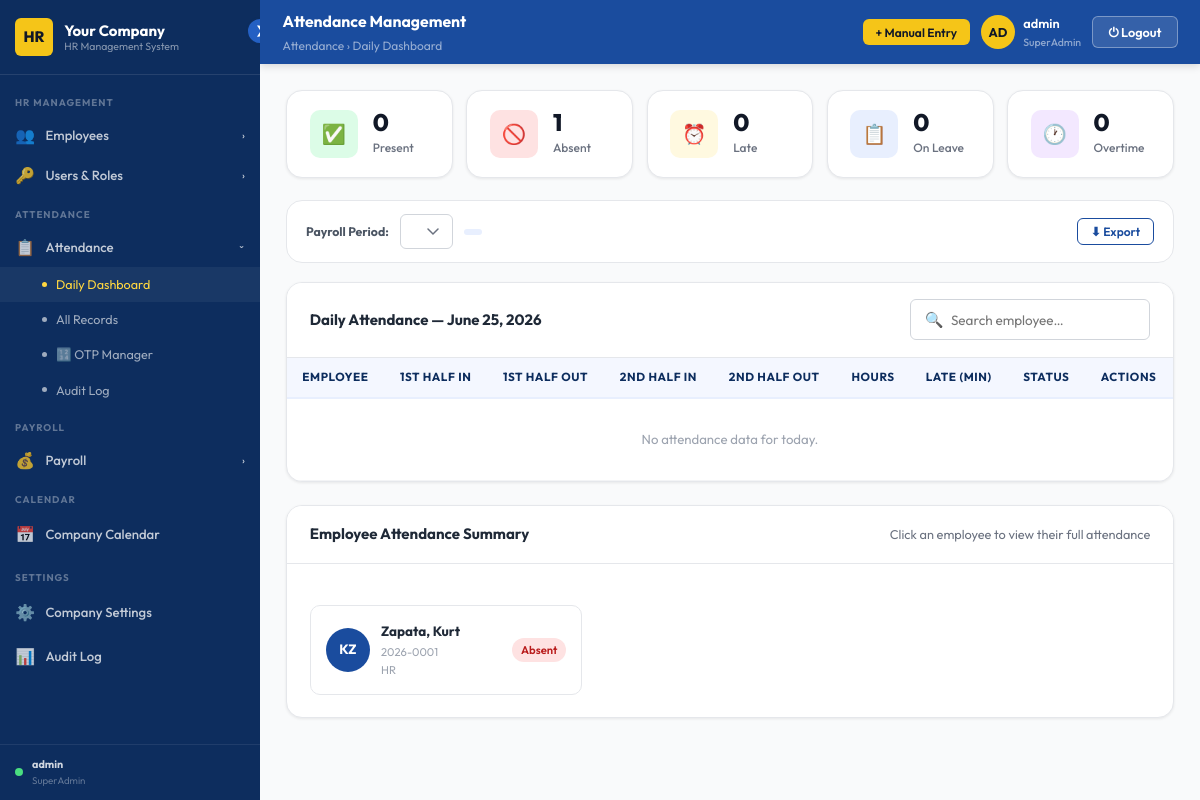
Screenshot of /attendance/admin/ (signed in) with the database file from the repository.
### employees/models.py (models this page shows, shortened)
class Employee(models.Model):
    EMPLOYMENT_TYPES = [('regular', 'Regular'), ('contract', 'Contract')]
    STATUS_CHOICES   = [('active', 'Active'), ('inactive', 'Inactive')]
    GENDER_CHOICES   = [('male', 'Male'), ('female', 'Female'), ('other', 'Other')]
    CIVIL_CHOICES    = [
        ('single', 'Single'), ('married', 'Married'),
        ('widowed', 'Widowed'), ('separated', 'Separated'),
    ]
    employee_code   = models.CharField(max_length=50, unique=True)
    first_name      = models.CharField(max_length=100)
    last_name       = models.CharField(max_length=100)
    email           = models.EmailField(unique=True)
    phone           = models.CharField(max_length=30, blank=True)
    address         = models.TextField(blank=True)
    date_hired      = models.DateField(null=True, blank=True)
    employment_type = models.CharField(max_length=20, choices=EMPLOYMENT_TYPES, default='regular')
    status          = models.CharField(max_length=20, choices=STATUS_CHOICES, default='active')
    department      = models.ForeignKey(Department, on_delete=models.SET_NULL, null=True, blank=True)
    position        = models.ForeignKey(Position, on_delete=models.SET_NULL, null=True, blank=True)
    salary_grade    = models.ForeignKey(SalaryGrade, on_delete=models.SET_NULL, null=True, blank=True)
    created_at      = models.DateTimeField(auto_now_add=True)
    updated_at      = models.DateTimeField(auto_now=True)
    middle_name     = models.CharField(max_length=100, blank=True)
    birthdate       = models.DateField(null=True, blank=True)
    gender          = models.CharField(max_length=10, choices=GENDER_CHOICES, blank=True)
    civil_status    = models.CharField(max_length=15, choices=CIVIL_CHOICES, blank=True)
    nationality     = models.CharField(max_length=60, blank=True, default='Filipino')
    tin_number        = models.CharField(max_length=30, blank=True)
    sss_number        = models.CharField(max_length=30, blank=True)
    philhealth_number = models.CharField(max_length=30, blank=True)
    pagibig_number    = models.CharField(max_length=30, blank=True)
    emergency_contact_name         = models.CharField(max_length=150, blank=True)
    emergency_contact_phone        = models.CharField(max_length=30, blank=True)
    emergency_contact_relationship = models.CharField(max_length=60, blank=True)
    contract_start  = models.DateField(null=True, blank=True)
    contract_end    = models.DateField(null=True, blank=True)

class Department(models.Model):
    name        = models.CharField(max_length=100)
    description = models.TextField(blank=True)
    created_at  = models.DateTimeField(auto_now_add=True)

### attendance/views.py (the view)
# urls.py: path('admin/',              views.attendance_dashboard, name='dashboard'),
@admin_required
def attendance_dashboard(request):
    today          = date.today()
    current_period = PayrollPeriod.objects.filter(status='open').order_by('-start_date').first()
    payroll_periods = PayrollPeriod.objects.order_by('-start_date')[:12]
    daily_attendance = Attendance.objects.filter(date=today)\
                           .select_related('employee__department')\
                           .order_by('employee__last_name')
    employees = Employee.objects.filter(status='active')\
                    .select_related('department').order_by('last_name')
    today_att_map = {a.employee_id: a for a in daily_attendance}
    for emp in employees:
        a = today_att_map.get(emp.id)
        emp.today_status = a.status if a else 'absent'
    present_ids  = daily_attendance.filter(status='present').values_list('employee_id', flat=True)
    late_ids     = daily_attendance.filter(status='late').values_list('employee_id', flat=True)
    absent_count = employees.count() - daily_attendance.count()
    ot_count = Adjustment.objects.filter(
        payroll_period=current_period,
        type='overtime',
        created_at__date=today,
    ).values('employee_id').distinct().count()
    leave_count = Adjustment.objects.filter(
        payroll_period=current_period,
        type='leave',
        created_at__date=today,
    ).values('employee_id').distinct().count()
    stats = {
        'present':  daily_attendance.filter(status='present').count(),
        'absent':   absent_count,
        'late':     daily_attendance.filter(status='late').count(),
        'on_leave': leave_count,
        'overtime': ot_count,
    }
    leave_types = LeaveType.objects.all()
    return render(request, 'hrms/attendance_admin.html', {
        'daily_attendance': daily_attendance,
        'employees':        employees,
        'stats':            stats,
        'today':            today,
        'current_period':   current_period,
        'payroll_periods':  payroll_periods,
        'leave_types':      leave_types,
        **_branding(),
    })

### templates/hrms/attendance_admin.html (shortened to what this page needs)
{% extends "hrms/admin_base.html" %}
{% load static %}
{% block page_title %}Attendance Management{% endblock %}
{% block breadcrumb %}Attendance › Daily Dashboard{% endblock %}
{% block header_actions %}
  <button class="btn btn-gold btn-sm" onclick="openModal('manual-att-modal')">+ Manual Entry</button>
{% endblock %}
{% block content %}
<div id="dashboard-view">
  <div class="att-stats">
    <div class="stat-card">
      <div class="stat-icon green">✅</div>
      <div><div class="stat-num" id="stat-present">{{ stats.present }}</div><div class="stat-label">Present</div></div>
    </div>
    <div class="stat-card">
      <div class="stat-icon red">🚫</div>
      <div><div class="stat-num" id="stat-absent">{{ stats.absent }}</div><div class="stat-label">Absent</div></div>
    </div>
    <div class="stat-card">
      <div class="stat-icon gold">⏰</div>
      <div><div class="stat-num" id="stat-late">{{ stats.late }}</div><div class="stat-label">Late</div></div>
    </div>
    <div class="stat-card">
      <div class="stat-icon blue">📋</div>
      <div><div class="stat-num" id="stat-leave">{{ stats.on_leave }}</div><div class="stat-label">On Leave</div></div>
    </div>
    <div class="stat-card">
      <div class="stat-icon" style="background:#F3E8FF;color:#7E22CE;">🕐</div>
      <div><div class="stat-num" id="stat-ot">{{ stats.overtime }}</div><div class="stat-label">Overtime</div></div>
    </div>
  </div>
  <div class="period-bar">
    <label>Payroll Period:</label>
    <select class="form-control" style="width:auto;" id="period-select" onchange="changePeriod(this.value)">
    </select>
    <span class="badge badge-blue" id="period-status-badge">{{ current_period.status|title }}</span>
    <div style="margin-left:auto;display:flex;gap:.5rem;">
      <button class="btn btn-outline btn-sm" onclick="exportAttendance()">⬇ Export</button>
    </div>
  </div>
  <div class="card" style="margin-bottom:1.5rem;">
    <div class="card-header">
      <h3>Daily Attendance — <span id="daily-date">{{ today|date:"F d, Y" }}</span></h3>
      <div class="search-bar" style="width:240px;">
        <span class="search-icon">🔍</span>
        <input type="text" placeholder="Search employee…" id="daily-search" oninput="filterDaily()">
      </div>
    </div>
    <div class="table-wrap">
      <table class="data-table">
        <thead>
          <tr>
            <th>Employee</th>
            <th>1st Half In</th>
            <th>1st Half Out</th>
            <th>2nd Half In</th>
            <th>2nd Half Out</th>
            <th>Hours</th>
            <th>Late (min)</th>
            <th>Status</th>
            <th>Actions</th>
          </tr>
        </thead>
        <tbody id="daily-tbody">
          {% for record in daily_attendance %}
          <tr>
            <td>
              <div class="emp-name-cell">
                <div class="emp-avatar">{{ record.employee.first_name|slice:":1" }}{{ record.employee.last_name|slice:":1" }}</div>
                <div>
                  <strong>{{ record.employee.last_name }}, {{ record.employee.first_name }}</strong>
                  <span style="font-size:.75rem;color:var(--gray-400);">{{ record.employee.employee_code }}</span>
                </div>
              </div>
            </td>
            <td>{{ record.time_in_am|default:"—" }}</td>
            <td>{{ record.time_out_am|default:"—" }}</td>
            <td>{{ record.time_in_pm|default:"—" }}</td>
            <td>{{ record.time_out_pm|default:"—" }}</td>
            <td>{{ record.total_hours|default:"—" }}</td>
            <td>{{ record.late_minutes|default:"0" }}</td>
            <td>
              <span class="badge {% if record.status == 'present' %}badge-success{% elif record.status == 'late' %}badge-warning{% else %}badge-danger{% endif %}">
                {{ record.status|title }}
              </span>
            </td>
            <td>
              <button class="btn btn-outline btn-sm" onclick="openAttDetail({{ record.id }})">✏ Edit</button>
            </td>
          </tr>
          {% empty %}
          <tr><td colspan="9" style="text-align:center;padding:2rem;color:var(--gray-400);">No attendance data for today.</td></tr>
          {% endfor %}
        </tbody>
      </table>
    </div>
  </div>
  <div class="card">
    <div class="card-header">
      <h3>Employee Attendance Summary</h3>
      <span class="text-sm text-gray">Click an employee to view their full attendance</span>
    </div>
    <div class="card-body">
      <div class="att-emp-grid">
        {% for emp in employees %}
        <div class="att-emp-card" onclick="showEmployeeDetail({{ emp.id }}, '{{ emp.first_name }} {{ emp.last_name }}', '{{ emp.employee_code }}')">
          <div class="emp-avatar-lg">{{ emp.first_name|slice:":1" }}{{ emp.last_name|slice:":1" }}</div>
          <div>
            <h4>{{ emp.last_name }}, {{ emp.first_name }}</h4>
            <p>{{ emp.employee_code }}</p>
            <p>{{ emp.department.name|default:"—" }}</p>
          </div>
          <div style="margin-left:auto;">
            <span class="badge {% if emp.today_status == 'present' %}badge-success{% elif emp.today_status == 'late' %}badge-warning{% elif emp.today_status == 'on_leave' %}badge-info{% else %}badge-danger{% endif %}">
              {{ emp.today_status|title|default:"Absent" }}
            </span>
          </div>
        </div>
        {% endfor %}
      </div>
    </div>
  </div>
</div>
{% endblock %}

### templates/hrms/admin_base.html (shortened to what this page needs)
{% load static %}
<!DOCTYPE html>
<html lang="en">
<head>
  <link rel="stylesheet" href="{% static 'css/base.css' %}"/>
</head>
<body>
<div class="admin-layout">
  <aside class="sidebar" id="sidebar">
    <button class="sidebar-toggle" id="sidebar-toggle" title="Toggle Sidebar">❯</button>
    <div class="sidebar-logo">
      <div class="logo-mark" id="logo-mark">
        {% if company_logo %}
          <img src="{{ company_logo }}" alt="Logo"
               style="width:100%;height:100%;object-fit:cover;border-radius:var(--radius-sm);">
        {% else %}
          {{ company_initials|default:"HR" }}
        {% endif %}
      </div>
      <div class="logo-text">
        {{ company_name|default:"Your Company" }}
        <span>HR Management System</span>
      </div>
    </div>
    <nav class="sidebar-nav" id="sidebar-nav">
      <div class="nav-section">
        <div class="nav-section-label">HR Management</div>
        <button class="nav-group-toggle" data-group="nav-hr">
          <span class="icon">👥</span><span class="label">Employees</span><span class="chevron">›</span>
        </button>
        {% if is_super_admin %}
        <button class="nav-group-toggle" data-group="nav-users">
          <span class="icon">🔑</span><span class="label">Users & Roles</span><span class="chevron">›</span>
        </button>
        {% endif %}
      </div>
      <div class="nav-section">
        <div class="nav-section-label">Attendance</div>
        <button class="nav-group-toggle" data-group="nav-att">
          <span class="icon">📋</span><span class="label">Attendance</span><span class="chevron">›</span>
        </button>
        <div class="nav-submenu" id="nav-att">
          <a href="{% url 'attendance:dashboard' %}">Daily Dashboard</a>
          <a href="{% url 'attendance:records' %}">All Records</a>
          <a href="{% url 'attendance:otp_manager' %}">🔢 OTP Manager</a>
          <a href="{% url 'attendance:audit_log' %}">Audit Log</a>
        </div>
      </div>
      <div class="nav-section">
        <div class="nav-section-label">Payroll</div>
        <button class="nav-group-toggle" data-group="nav-payroll">
          <span class="icon">💰</span><span class="label">Payroll</span><span class="chevron">›</span>
        </button>
      </div>
      <div class="nav-section">
        <div class="nav-section-label">Calendar</div>
        <a class="nav-link" href="{% url 'calendar_app:index' %}">
          <span class="icon">📅</span><span class="label">Company Calendar</span>
        </a>
      </div>
      {% if is_super_admin %}
      <div class="nav-section">
        <div class="nav-section-label">Settings</div>
        <a class="nav-link" href="{% url 'employees:company_settings' %}">
          <span class="icon">⚙️</span><span class="label">Company Settings</span>
        </a>
        <a class="nav-link" href="{% url 'accounts:audit_log' %}">
          <span class="icon">📊</span><span class="label">Audit Log</span>
        </a>
      </div>
      {% endif %}
    </nav>
    <div style="padding:.75rem 1rem;border-top:1px solid rgba(255,255,255,.08);
                display:flex;align-items:center;gap:.6rem;">
      <div style="width:8px;height:8px;border-radius:50%;background:#4ADE80;flex-shrink:0;"></div>
      <div style="overflow:hidden;">
        <div style="font-size:.72rem;font-weight:700;color:rgba(255,255,255,.8);
                    white-space:nowrap;overflow:hidden;text-overflow:ellipsis;">
          {{ request.user.get_full_name|default:request.user.username }}
        </div>
        <div style="font-size:.65rem;color:rgba(255,255,255,.35);">
          {% if user_role %}{{ user_role.name }}{% else %}No Role{% endif %}
        </div>
      </div>
    </div>
  </aside>
  <div style="flex:1;display:flex;flex-direction:column;">
    <header class="admin-header" id="admin-header">
      <div>
        <div class="header-title">{% block page_title %}Dashboard{% endblock %}</div>
        <div class="header-breadcrumb">{% block breadcrumb %}Home{% endblock %}</div>
      </div>
      <div class="header-right">
        {% block header_actions %}{% endblock %}
        <div class="header-user">
          <div class="header-avatar">{{ request.user.username|slice:":2"|upper }}</div>
          <div>
            <div style="font-size:.85rem;font-weight:600;color:var(--white);">
              {{ request.user.get_full_name|default:request.user.username }}
            </div>
            {% if user_role %}
            <div style="font-size:.7rem;color:rgba(255,255,255,.5);">
              {{ user_role.name }}
            </div>
            {% endif %}
          </div>
        </div>
        <button class="btn-logout" onclick="confirmLogout()">⏻ Logout</button>
      </div>
    </header>
    <main class="admin-content" id="admin-content">
      {% block content %}{% endblock %}
    </main>
  </div>
</div>
</body>
</html>

### rows the page displays
Employee: first_name "K", last_name "Z", last_name "Zapata", first_name "Kurt", employee_code "2026-0001", department.name "HR", today_status "Absent"

### other values shown
{{ company_initials|default:"HR" }} "HR"
{{ company_name|default:"Your Company" }} "Your Company"
{{ request.user.get_full_name|default:request.user.username }} "admin"
{{ user_role.name }} "SuperAdmin"
{{ request.user.username|slice:":2"|upper }} "AD"
{{ stats.present }} "0"
{{ stats.absent }} "1"
{{ stats.late }} "0"
{{ stats.on_leave }} "0"
{{ stats.overtime }} "0"
{{ today|date:"F d, Y" }} "June 25, 2026"
